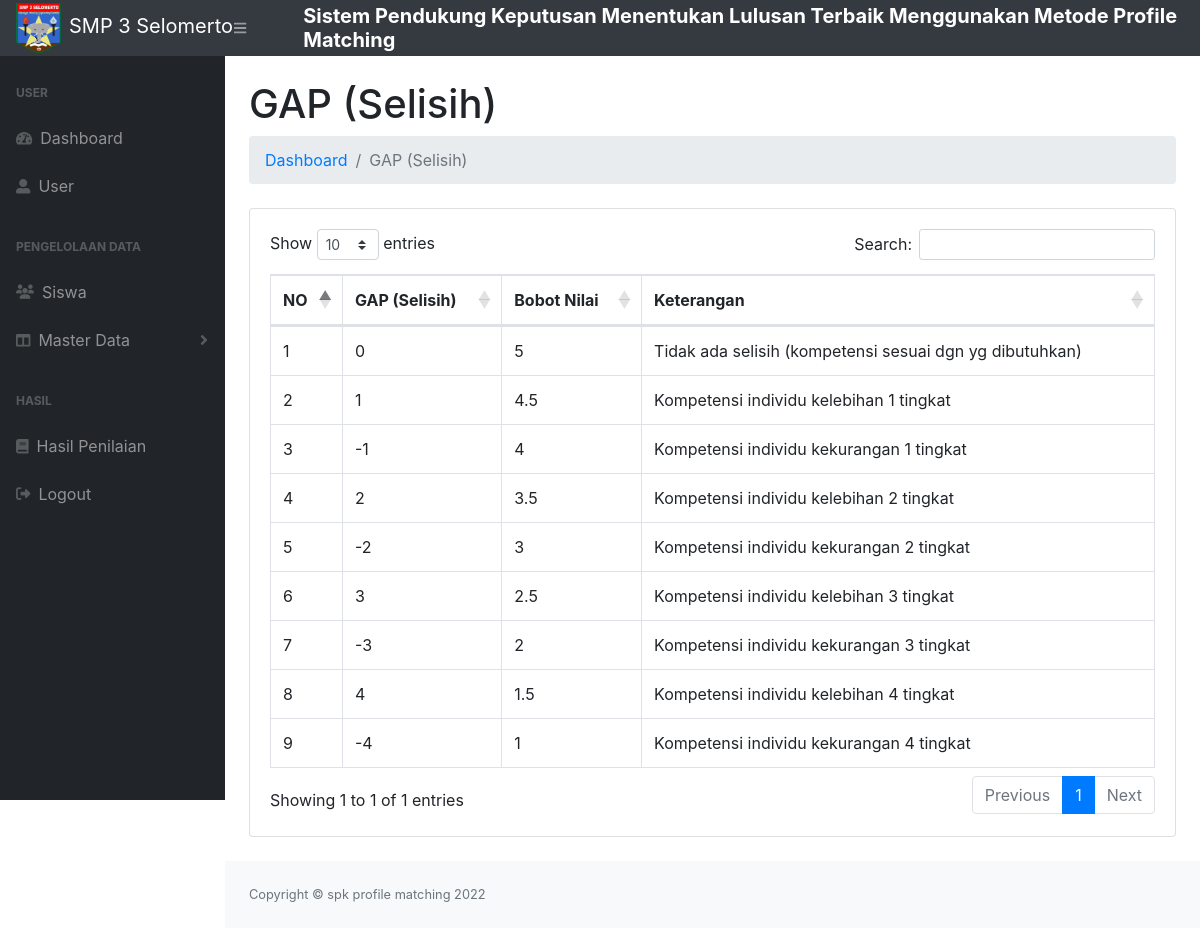
The page /gap.php (signed in) on the database its author committed.
### tables this page shows
CREATE TABLE `pm_bobot` (
  `selisih` int(11) NOT NULL,
  `bobot` float NOT NULL,
  `keterangan` varchar(100) NOT NULL
);

### gap.php (the view, shortened to what this page needs)
<?php
    include 'db.php';
?>
<!DOCTYPE html>
<html lang="en">
    <head>
        <link href="css/styles.css" rel="stylesheet" />
        <link href="https://cdn.datatables.net/1.10.20/css/dataTables.bootstrap4.min.css" rel="stylesheet" />
    </head>
    <body class="sb-nav-fixed">
        <nav class="sb-topnav navbar navbar-expand navbar-dark bg-dark">
            <a class="navbar-brand" href="index.php"><img src="img/logo.png" alt="image" height="50" width="45" class="mr-2">SMP 3 Selomerto</a>
            <button class="btn btn-link btn-sm order-1 order-lg-0" id="sidebarToggle" href="#"><i class="fas fa-bars"></i></button>
            <h5 class="mt-2 ml-5 text-white"><strong>Sistem Pendukung Keputusan Menentukan Lulusan Terbaik Menggunakan Metode Profile Matching</strong></h5>
        </nav>
        <div id="layoutSidenav">
            <div id="layoutSidenav_nav">
            <nav class="sb-sidenav accordion sb-sidenav-dark" id="sidenavAccordion">
                    <div class="sb-sidenav-menu">
                        <div class="nav">
                            <div class="sb-sidenav-menu-heading">User</div>
                            <a class="nav-link" href="index.php">
                                <div class="sb-nav-link-icon"><i class="fas fa-tachometer-alt"></i></div>
                                Dashboard
                            </a>
                            <a class="nav-link" href="admin.php">
                                <div class="sb-nav-link-icon"><i class="fas fa-user-alt"></i></div>
                                User
                            </a>
                            <div class="sb-sidenav-menu-heading">Pengelolaan Data</div>
                            <a class="nav-link" href="siswa.php">
                                <div class="sb-nav-link-icon"><i class="fa-sharp fa-solid fa-users"></i></div>
                                Siswa
                            </a>
                            <a class="nav-link collapsed" href="#" data-toggle="collapse" data-target="#collapseLayouts" aria-expanded="false" aria-controls="collapseLayouts">
                                <div class="sb-nav-link-icon"><i class="fas fa-columns"></i></div>
                                Master Data
                                <div class="sb-sidenav-collapse-arrow"><i class="fas fa-angle-down"></i></div>
                            </a>
                            <div class="sb-sidenav-menu-heading">Hasil</div>
                            <a class="nav-link" href="hasil.php">
                                <div class="sb-nav-link-icon"><i class="fas fa-book"></i></div>
                                Hasil Penilaian
                            </a>
                            <a class="nav-link" href="logout.php">
                                <div class="sb-nav-link-icon"><i class="fa-solid fa-right-from-bracket"></i></div>
                                Logout
                            </a>
                        </div>
                    </div>
                </nav>
            </div>
            <div id="layoutSidenav_content">
                <main>
                    <div class="container-fluid">
                        <h1 class="mt-4">GAP (Selisih)</h1>
                        <ol class="breadcrumb mb-4">
                            <li class="breadcrumb-item"><a href="index.php">Dashboard</a></li>
                            <li class="breadcrumb-item active">GAP (Selisih)</li>
                        </ol>
                        <div class="card mb-4">
                            <div class="card-body">
                                <div class="table-responsive">
                                    <table class="table table-bordered" id="dataTable" width="100%" cellspacing="0">
                                        <thead>
                                            <tr>
                                                <th>NO</th>
                                                <th>GAP (Selisih)</th>
                                                <th>Bobot Nilai</th>
                                                <th>Keterangan</th>
                                            </tr>
                                        </thead>
                                        <?php
                                            $datagap = mysqli_query($conn, "SELECT * FROM pm_bobot");
                                            $no=1;
                                            while($row=mysqli_fetch_assoc($datagap)){
                                                $gap =$row['selisih'];
                                                $bobotgap =$row['bobot'];
                                                $keterangan =$row['keterangan'];
                                        ?>
                                        <tbody>
                                            <tr>
                                                <td><?= $no++ ?></td>
                                                <td><?= $gap ?></td>
                                                <td><?= $bobotgap ?></td>
                                                <td><?= $keterangan ?></td>
                                            </tr>
                                        </tbody>
                                        <?php
                                            }
                                        ?>
                                    </table>
                                </div>
                            </div>
                        </div>
                    </div>
                </main>
                <footer class="py-4 bg-light mt-auto">
                    <div class="container-fluid">
                        <div class="d-flex align-items-center justify-content-between small">
                            <div class="text-muted">Copyright &copy; spk profile matching 2022</div>
                        </div>
                    </div>
                </footer>
            </div>
        </div>
    </body>
</html>

### rows shown on the page
pm_bobot: selisih "0", bobot "5", keterangan "Tidak ada selisih (kompetensi sesuai dgn yg dibutuhkan)"
pm_bobot: selisih "1", bobot "4.5", keterangan "Kompetensi individu kelebihan 1 tingkat"
pm_bobot: selisih "-1", bobot "4", keterangan "Kompetensi individu kekurangan 1 tingkat"
pm_bobot: selisih "2", bobot "3.5", keterangan "Kompetensi individu kelebihan 2 tingkat"
pm_bobot: selisih "-2", bobot "3", keterangan "Kompetensi individu kekurangan 2 tingkat"
pm_bobot: selisih "3", bobot "2.5", keterangan "Kompetensi individu kelebihan 3 tingkat"
pm_bobot: selisih "-3", bobot "2", keterangan "Kompetensi individu kekurangan 3 tingkat"
pm_bobot: selisih "4", bobot "1.5", keterangan "Kompetensi individu kelebihan 4 tingkat"
pm_bobot: selisih "-4", bobot "1", keterangan "Kompetensi individu kekurangan 4 tingkat"
